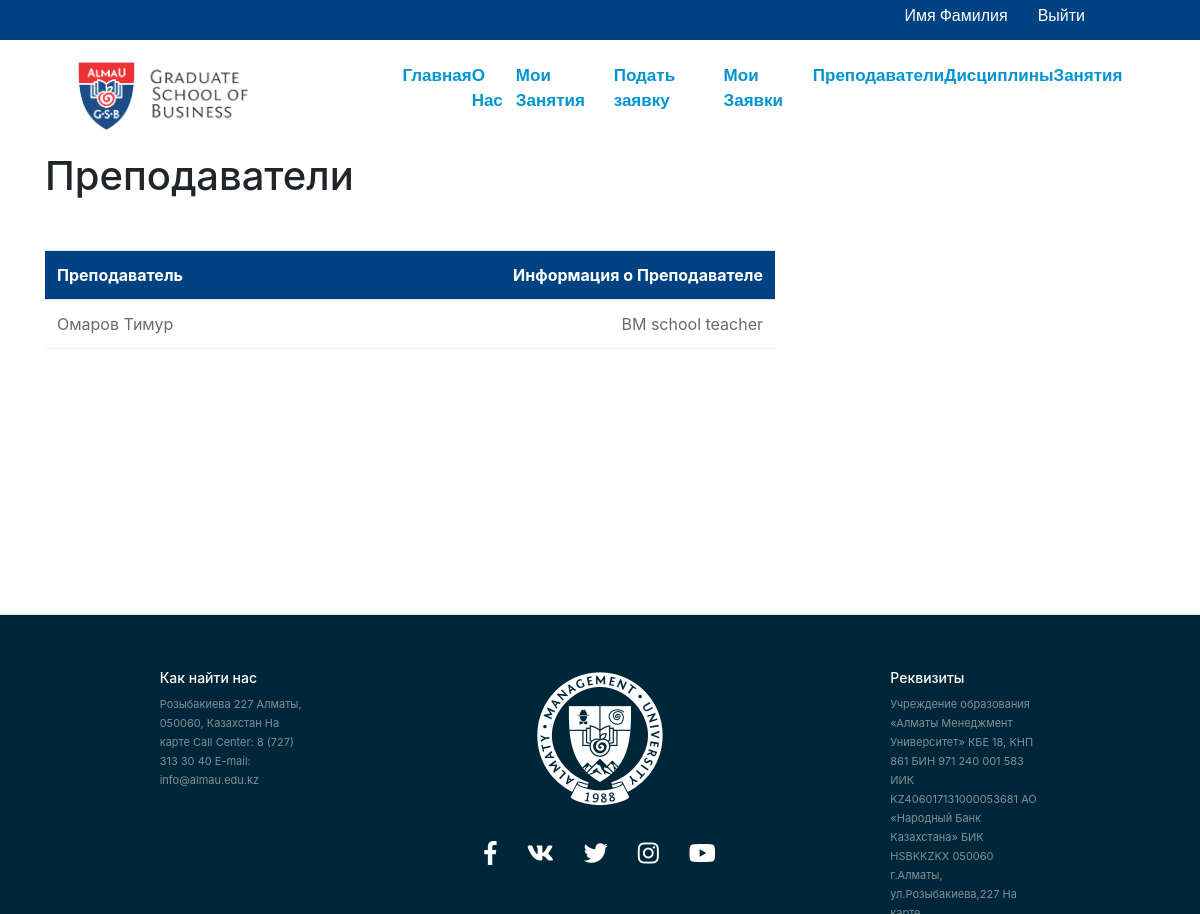
Page /coach/ (signed in) on the committed database.
### main/models.py (models this page shows, shortened)
class Student(AbstractUser):
    type = models.ForeignKey(StudentType, on_delete=models.CASCADE, null=True)
    name = models.CharField('ФИО', max_length=255)
    number = models.IntegerField('Тел. номер',null=True)
    email = models.EmailField('Эл. почта', max_length=255)
    class Meta:
        verbose_name = 'Студент'
        verbose_name_plural = 'Студенты'

class Teacher(models.Model):
    name = models.CharField('ФИО преподавателя', max_length=255)
    about = models.TextField('Описание', blank=True)
    class Meta:
        verbose_name = 'Преподаватель'
        verbose_name_plural = 'Преподаватели'

### main/views.py (the view)
# urls.py: path('coach/', views.coach, name='main-coach'),
def coach(request):
    error = 'No db'
    data = Teacher.objects.all()
    context = {
        'title': 'Тренера',
        'header': 'Занятия',
        'data': data,
        'error': error,
    }
    return render(request, 'main/coach.html', context)

### main/templates/main/coach.html (shortened to what this page needs)
{% extends 'main/base.html' %}
{% block content%}
<h1>Преподаватели</h1>
<table class="table table-striped">
    <tr>
        <th>Преподаватель</th>
        <th>Информация о Преподавателе</th>
    </tr>
    {% for row in data %}
    <tr>
        <td>{{row.name}}</td>
        <td>{{row.about}}</td>
    </tr>
    {% endfor %}
</table>
{% endblock %}

### main/templates/main/base.html (shortened to what this page needs)
{% load static %}
<!DOCTYPE html>
<html lang="en">
<head>
    <link rel="stylesheet" href="//use.fontawesome.com/releases/v5.0.7/css/all.css">
    <link rel="stylesheet" href="https://cdn.jsdelivr.net/npm/bootstrap@4.6.2/dist/css/bootstrap.min.css">
    <link rel="stylesheet" type="text/css" href="{% static 'main/css/main.css' %}">
</head>
<body>
  <div class="top-header">
    {% if user.is_authenticated %}
    <a href="{% url 'main-logout' %}"><h6>{{user.first_name}} {{user.last_name}}</h6></a>
    <a href="{% url 'main-logout' %}"><h6>Выйти</h6></a>
    {% else %}
    <a href="{% url 'main-login' %}"><h6>Авторизоваться</h6></a>
    {% endif %}
  </div>
      <nav id="nav-container" class="main_header f-nav">
        <div class="header_logo">
            <a href="#"><img src="{% static 'main/img/logo_new.jpg' %}" alt=""></a>
        </div>
        <ul>
            <li><a href="{% url 'main-index' %}">Главная</a></li>
            <li><a href="{% url 'main-about' %}">О Нас</a></li>
            {% if user.is_authenticated %}
            <li><a href="{% url 'main-mylessons' %}">Мои Занятия</a></li>
            <li><a href="{% url 'main-addrequest' %}">Подать заявку</a></li>
            <li><a href="{% url 'main-requests' %}">Мои Заявки</a></li>
            {% endif %}
            <li><a href="{% url 'main-coach' %}">Преподаватели</a></li>
            <li><a href="{% url 'main-disciplines' %}">Дисциплины</a></li>
            <li><a href="{% url 'main-lesson' %}">Занятия</a></li>
        </ul>
      </nav>
      <main role="main" class="container">
    <div class="row">
        <div class="col-md-8">
          {% block content %}{% endblock %}
        </div>
    </div>
</main>
      <footer class="footer">
        <div class="footer_container">
            <h5>Как найти нас</h5>
            <p>Розыбакиева 227
                Алматы, 050060, Казахстан
                На карте
                Call Center: 8 (727) 313 30 40
                E-mail: info@almau.edu.kz
        </div>
        <div class="socials_container">
            <img class="footer_logo" src="{% static 'main/img/footer_logo.png' %}" alt="">
            <ul class="socials">
                <li><a href="https://www.facebook.com/almau.edu" target="_blank"><i class="fab fa-facebook-f"></i></a></li>
                <li><a href="https://vk.com/almau_edu" target="_blank"><i class="fab fa-vk"></i></a></li>
                <li><a href="https://twitter.com/AlmaU_edu" target="_blank"><i class="fab fa-twitter"></i></a></li>
                <li><a href="https://www.instagram.com/almau_edu/" target="_blank"><i class="fab fa-instagram"></i></a></li>
                <li><a href="https://www.youtube.com/user/MABchannelIAB" target="_blank"><i class="fab fa-youtube"></i></a></li>
            </ul>
        </div>
        <div class="footer_container">
                <h5>Реквизиты</h5>
                <p>Учреждение образования «Алматы Менеджмент Университет»
                    КБЕ 18, КНП 861
                    БИН 971 240 001 583
                    ИИК KZ406017131000053681
                    АО «Народный Банк Казахстана»
                    БИК HSBKKZKX
                    050060 г.Алматы, ул.Розыбакиева,227 На карте</p>
        </div>
      </footer>
</body>
</html>

### main/static/main/css/main.css (style rules this page uses)
body, html { width: 100%; height: 100% }
* { margin: 0; padding: 0; list-style: none; box-sizing: border-box; }
.top-header { height: 40px; background-color: #004282; font-family: 'Roboto', sans-serif; font-size: 14px; display: flex; justify-content: flex-end; align-items: center; }
.top-header a { color: #fff; text-decoration: none; padding: 0 15px; }
.top-header a:last-child { margin-right: 100px; }
.main_header { height: 112px; display: flex; justify-content: space-around; align-items: center; font-family: 'Roboto-Bold', sans-serif; font-weight: bold; font-size: 17px; }
.main_header ul { display: flex; justify-content: space-between; width: 720px; }
.main_header ul li a { color: #0095D1; text-decoration: none; padding-bottom: 6px; transition: .2s; }
.header_logo img { width: 170px; }
.footer { display: flex; background-color: #00263a; position: sticky!important; top: 100%; padding-top: 25px; padding-bottom: 25px; border-top: 1px solid #ddd; margin-top: 20%; justify-content: space-evenly; height: 300px; color: #fff; }
.socials_container { display: flex; flex-direction: column; align-items: center; justify-content: center; margin-top: 60px; height: 160px; }
.socials_container .footer_logo { width: 126px; }
.socials { display: flex; }
.socials li { padding: 30px 15px 0 15px; }
.socials li a { color: #fff; font-size: 24px; }
.footer_container { width: 150px; margin-top: 30px; }
.footer_container h5 { font-size: 14px; }
.footer_container p { font-size: 11px; line-height: 19px; color: #7C9397; }
table { margin-top: 50px; }
th { text-align: left; color: #fff; background-color: #004282; }
td { min-width: 200px; color: #696969; border-bottom: 1px solid #eee; }
th, td { padding: 10px; height: 20px; }
td:first-child { width: 150px; min-width: 0; }
th:last-child { text-align: right; }
td:last-child { width: 80px; min-width: 0; text-align: right; }
tr:nth-child(odd) { background-color: #eee; }

### rows in the picture
Student: first_name "Имя", last_name "Фамилия"
Teacher: name "Омаров Тимур", about "BM school teacher"
